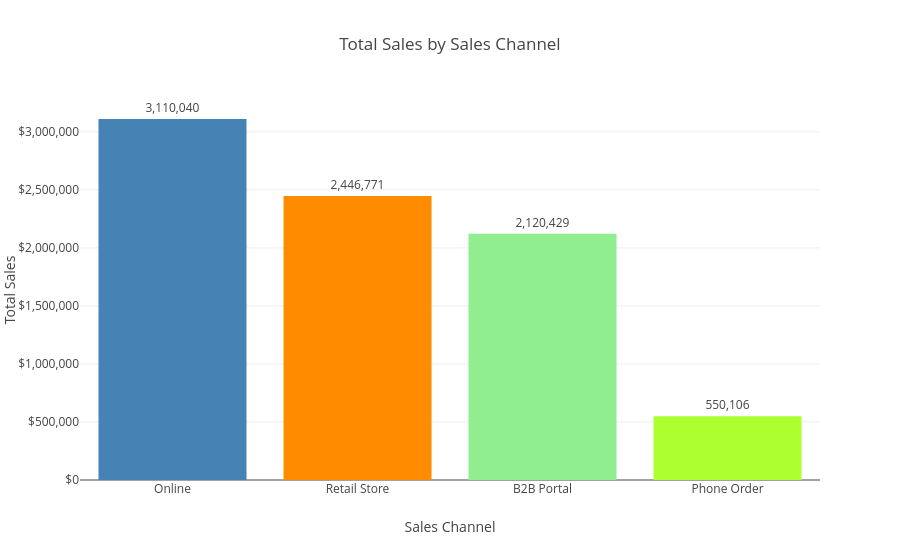

This figure's notebook cell:
### Code cell
sales_channel = (
    df.groupby('Sales_Channel', as_index=False)['Sales_Amount']
    .sum()
    .sort_values('Sales_Amount', ascending=False)
)

channel_colors = {
    'Online': '#4682B4',
    'B2B Portal': '#90EE90',
    'Phone Order': '#adff2f',
    'Retail Store': '#ff8c00'
}

px.bar(
    sales_channel,
    x='Sales_Channel',
    y='Sales_Amount',
    title='Total Sales by Sales Channel',
    color='Sales_Channel',
    color_discrete_map=channel_colors,
    text=sales_channel['Sales_Amount'].map(lambda x: f'{x:,.0f}')
).update_layout(
    xaxis_title='Sales Channel',
    yaxis_title='Total Sales',
    yaxis_tickprefix='$',
    yaxis_tickformat=',.0f',
    showlegend=False,
    xaxis={'categoryorder': 'total descending'}
).update_traces(
    textposition='outside'
).show()

### Figure 1 — Plotly figure (JSON) as saved in the notebook; plotly's stock layout.template omitted (floating-point values rounded to 4 significant figures)
{"data": [{"hovertemplate": "Sales_Channel=%{x}<br>Sales_Amount=%{y}<br>text=%{text}<extra></extra>", "legendgroup": "Online", "marker": {"color": "#4682B4", "pattern": {"shape": ""}}, "name": "Online", "orientation": "v", "showlegend": true, "text": ["3,110,040"], "textposition": "outside", "type": "bar", "x": ["Online"], "xaxis": "x", "y": [3110000.0], "yaxis": "y"}, {"hovertemplate": "Sales_Channel=%{x}<br>Sales_Amount=%{y}<br>text=%{text}<extra></extra>", "legendgroup": "Retail Store", "marker": {"color": "#ff8c00", "pattern": {"shape": ""}}, "name": "Retail Store", "orientation": "v", "showlegend": true, "text": ["2,446,771"], "textposition": "outside", "type": "bar", "x": ["Retail Store"], "xaxis": "x", "y": [2447000.0], "yaxis": "y"}, {"hovertemplate": "Sales_Channel=%{x}<br>Sales_Amount=%{y}<br>text=%{text}<extra></extra>", "legendgroup": "B2B Portal", "marker": {"color": "#90EE90", "pattern": {"shape": ""}}, "name": "B2B Portal", "orientation": "v", "showlegend": true, "text": ["2,120,429"], "textposition": "outside", "type": "bar", "x": ["B2B Portal"], "xaxis": "x", "y": [2120000.0], "yaxis": "y"}, {"hovertemplate": "Sales_Channel=%{x}<br>Sales_Amount=%{y}<br>text=%{text}<extra></extra>", "legendgroup": "Phone Order", "marker": {"color": "#adff2f", "pattern": {"shape": ""}}, "name": "Phone Order", "orientation": "v", "showlegend": true, "text": ["550,106"], "textposition": "outside", "type": "bar", "x": ["Phone Order"], "xaxis": "x", "y": [550100.0], "yaxis": "y"}], "layout": {"barmode": "relative", "legend": {"title": {"text": "Sales_Channel"}, "tracegroupgap": 0}, "showlegend": false, "title": {"text": "Total Sales by Sales Channel"}, "xaxis": {"anchor": "y", "categoryarray": ["Online", "Retail Store", "B2B Portal", "Phone Order"], "categoryorder": "total descending", "domain": [0, 1], "title": {"text": "Sales Channel"}}, "yaxis": {"anchor": "x", "domain": [0, 1], "tickformat": ",.0f", "tickprefix": "$", "title": {"text": "Total Sales"}}}}
